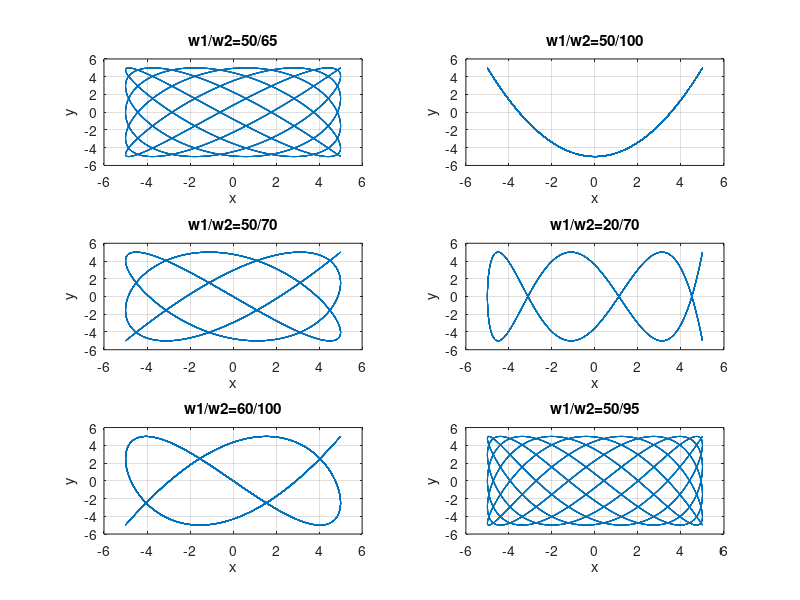

This figure's MATLAB source:
clear all;
close all;
clf;

A=5;
B=5;

t=0:.001:5;
D= -pi/666;

subplot(3,2,1)
w0=50;
w1=65;
x1=A*cos(w0*t);
y1=B*cos(w1*t-D);
plot(x1,y1)
grid on
xlabel('x'), ylabel('y');
title('w1/w2=50/65');

subplot(3,2,2)
w0=50;
w1=100;
x2=A*cos(w0*t);
y2=B*cos(w1*t-D);
plot(x2,y2)
grid on
xlabel('x'), ylabel('y');
title('w1/w2=50/100');

subplot(3,2,3)
w0=50;
w1=70;
x3=A*cos(w0*t);
y3=B*cos(w1*t-D);
plot(x3,y3)
grid on
xlabel('x'), ylabel('y');
title('w1/w2=50/70');

subplot(3,2,4)
w0=20;
w1=70;
x4=A*cos(w0*t);
y4=B*cos(w1*t-D);
plot(x4,y4)
grid on
xlabel('x'), ylabel('y');
title('w1/w2=20/70');

subplot(3,2,5)
w0=60;
w1=100;
x5=A*cos(w0*t);
y5=B*cos(w1*t-D);
plot(x5,y5)
grid on
xlabel('x'), ylabel('y');
title('w1/w2=60/100');

subplot(3,2,6)
w0=50;
w1=95;
x6=A*cos(w0*t);
y6=B*cos(w1*t-D);
plot(x6,y6)
grid on
xlabel('x'), ylabel('y');
title('w1/w2=50/95');
